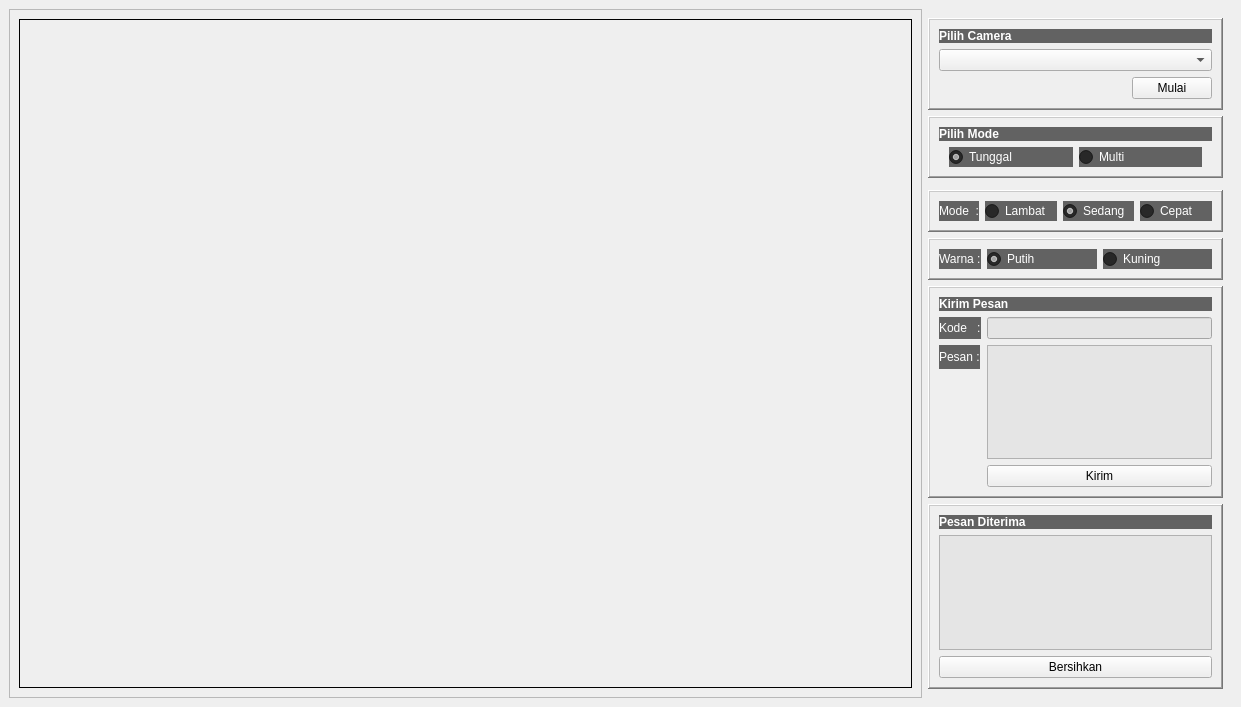
<?xml version="1.0" encoding="UTF-8"?>
<ui version="4.0">
 <class>MainWindow</class>
 <widget class="QMainWindow" name="MainWindow">
  <property name="windowModality">
   <enum>Qt::ApplicationModal</enum>
  </property>
  <property name="geometry">
   <rect>
    <x>0</x>
    <y>0</y>
    <width>1241</width>
    <height>707</height>
   </rect>
  </property>
  <property name="windowTitle">
   <string>MainWindow</string>
  </property>
  <widget class="QWidget" name="centralwidget">
   <layout class="QHBoxLayout" name="horizontalLayout">
    <item>
     <widget class="QFrame" name="qframe">
      <property name="sizePolicy">
       <sizepolicy hsizetype="Expanding" vsizetype="Preferred">
        <horstretch>3</horstretch>
        <verstretch>0</verstretch>
       </sizepolicy>
      </property>
      <property name="frameShape">
       <enum>QFrame::StyledPanel</enum>
      </property>
      <property name="frameShadow">
       <enum>QFrame::Raised</enum>
      </property>
      <layout class="QVBoxLayout" name="verticalLayout_6">
       <item>
        <widget class="QLabel" name="label_frame">
         <property name="autoFillBackground">
          <bool>false</bool>
         </property>
         <property name="frameShape">
          <enum>QFrame::Box</enum>
         </property>
         <property name="frameShadow">
          <enum>QFrame::Plain</enum>
         </property>
         <property name="text">
          <string/>
         </property>
         <property name="scaledContents">
          <bool>true</bool>
         </property>
        </widget>
       </item>
      </layout>
     </widget>
    </item>
    <item>
     <widget class="QFrame" name="frame_2">
      <property name="sizePolicy">
       <sizepolicy hsizetype="Expanding" vsizetype="Preferred">
        <horstretch>1</horstretch>
        <verstretch>0</verstretch>
       </sizepolicy>
      </property>
      <property name="autoFillBackground">
       <bool>false</bool>
      </property>
      <property name="frameShape">
       <enum>QFrame::NoFrame</enum>
      </property>
      <property name="frameShadow">
       <enum>QFrame::Raised</enum>
      </property>
      <layout class="QVBoxLayout" name="verticalLayout_4">
       <property name="leftMargin">
        <number>0</number>
       </property>
       <item>
        <widget class="QFrame" name="frame_3">
         <property name="autoFillBackground">
          <bool>false</bool>
         </property>
         <property name="styleSheet">
          <string notr="true"/>
         </property>
         <property name="frameShape">
          <enum>QFrame::WinPanel</enum>
         </property>
         <property name="frameShadow">
          <enum>QFrame::Raised</enum>
         </property>
         <property name="lineWidth">
          <number>2</number>
         </property>
         <layout class="QVBoxLayout" name="verticalLayout_5">
          <item>
           <widget class="QLabel" name="label">
            <property name="sizePolicy">
             <sizepolicy hsizetype="Preferred" vsizetype="Maximum">
              <horstretch>0</horstretch>
              <verstretch>0</verstretch>
             </sizepolicy>
            </property>
            <property name="font">
             <font>
              <weight>75</weight>
              <bold>true</bold>
             </font>
            </property>
            <property name="styleSheet">
             <string notr="true">color: rgb(255, 255, 255);
background-color: rgba(0, 0, 0, 150);</string>
            </property>
            <property name="text">
             <string>Pilih Camera</string>
            </property>
           </widget>
          </item>
          <item>
           <widget class="QComboBox" name="comboBox_camera"/>
          </item>
          <item>
           <layout class="QHBoxLayout" name="horizontalLayout_2">
            <item>
             <spacer name="horizontalSpacer">
              <property name="orientation">
               <enum>Qt::Horizontal</enum>
              </property>
              <property name="sizeType">
               <enum>QSizePolicy::MinimumExpanding</enum>
              </property>
              <property name="sizeHint" stdset="0">
               <size>
                <width>40</width>
                <height>20</height>
               </size>
              </property>
             </spacer>
            </item>
            <item>
             <widget class="QPushButton" name="pushButton_start">
              <property name="sizePolicy">
               <sizepolicy hsizetype="Maximum" vsizetype="Fixed">
                <horstretch>0</horstretch>
                <verstretch>0</verstretch>
               </sizepolicy>
              </property>
              <property name="text">
               <string>Mulai</string>
              </property>
             </widget>
            </item>
           </layout>
          </item>
         </layout>
        </widget>
       </item>
       <item>
        <widget class="QFrame" name="frame_4">
         <property name="autoFillBackground">
          <bool>false</bool>
         </property>
         <property name="frameShape">
          <enum>QFrame::WinPanel</enum>
         </property>
         <property name="frameShadow">
          <enum>QFrame::Raised</enum>
         </property>
         <layout class="QVBoxLayout" name="verticalLayout">
          <item>
           <widget class="QLabel" name="label_2">
            <property name="sizePolicy">
             <sizepolicy hsizetype="Preferred" vsizetype="Maximum">
              <horstretch>0</horstretch>
              <verstretch>0</verstretch>
             </sizepolicy>
            </property>
            <property name="font">
             <font>
              <weight>75</weight>
              <bold>true</bold>
             </font>
            </property>
            <property name="styleSheet">
             <string notr="true">color: rgb(255, 255, 255);
background-color: rgba(0, 0, 0, 150);</string>
            </property>
            <property name="text">
             <string>Pilih Mode</string>
            </property>
           </widget>
          </item>
          <item>
           <layout class="QHBoxLayout" name="horizontalLayout_3">
            <property name="leftMargin">
             <number>10</number>
            </property>
            <property name="rightMargin">
             <number>10</number>
            </property>
            <item>
             <widget class="QRadioButton" name="radioButton_tunggal">
              <property name="styleSheet">
               <string notr="true">color: rgb(255, 255, 255);
background-color: rgba(0, 0, 0, 150);</string>
              </property>
              <property name="text">
               <string>Tunggal</string>
              </property>
              <property name="checked">
               <bool>true</bool>
              </property>
             </widget>
            </item>
            <item>
             <widget class="QRadioButton" name="radioButton_multi">
              <property name="styleSheet">
               <string notr="true">color: rgb(255, 255, 255);
background-color: rgba(0, 0, 0, 150);</string>
              </property>
              <property name="text">
               <string>Multi</string>
              </property>
             </widget>
            </item>
           </layout>
          </item>
         </layout>
        </widget>
       </item>
       <item>
        <widget class="QFrame" name="frame">
         <property name="frameShape">
          <enum>QFrame::StyledPanel</enum>
         </property>
         <property name="frameShadow">
          <enum>QFrame::Raised</enum>
         </property>
        </widget>
       </item>
       <item>
        <widget class="QFrame" name="frame_mode">
         <property name="frameShape">
          <enum>QFrame::WinPanel</enum>
         </property>
         <property name="frameShadow">
          <enum>QFrame::Raised</enum>
         </property>
         <layout class="QVBoxLayout" name="verticalLayout_7">
          <item>
           <layout class="QFormLayout" name="formLayout_2">
            <item row="0" column="1">
             <layout class="QHBoxLayout" name="horizontalLayout_4">
              <item>
               <widget class="QRadioButton" name="radioButton_lambat">
                <property name="styleSheet">
                 <string notr="true">color: rgb(255, 255, 255);
background-color: rgba(0, 0, 0, 150);</string>
                </property>
                <property name="text">
                 <string>Lambat</string>
                </property>
               </widget>
              </item>
              <item>
               <widget class="QRadioButton" name="radioButton_sedang">
                <property name="styleSheet">
                 <string notr="true">color: rgb(255, 255, 255);
background-color: rgba(0, 0, 0, 150);</string>
                </property>
                <property name="text">
                 <string>Sedang</string>
                </property>
                <property name="checked">
                 <bool>true</bool>
                </property>
               </widget>
              </item>
              <item>
               <widget class="QRadioButton" name="radioButton_cepat">
                <property name="styleSheet">
                 <string notr="true">color: rgb(255, 255, 255);
background-color: rgba(0, 0, 0, 150);</string>
                </property>
                <property name="text">
                 <string>Cepat</string>
                </property>
               </widget>
              </item>
             </layout>
            </item>
            <item row="0" column="0">
             <widget class="QLabel" name="label_4">
              <property name="styleSheet">
               <string notr="true">color: rgb(255, 255, 255);
background-color: rgba(0, 0, 0, 150);</string>
              </property>
              <property name="text">
               <string>Mode  :</string>
              </property>
             </widget>
            </item>
           </layout>
          </item>
         </layout>
        </widget>
       </item>
       <item>
        <widget class="QFrame" name="frame_color">
         <property name="frameShape">
          <enum>QFrame::WinPanel</enum>
         </property>
         <property name="frameShadow">
          <enum>QFrame::Raised</enum>
         </property>
         <layout class="QVBoxLayout" name="verticalLayout_8">
          <item>
           <layout class="QFormLayout" name="formLayout_3">
            <item row="0" column="0">
             <widget class="QLabel" name="label_8">
              <property name="styleSheet">
               <string notr="true">color: rgb(255, 255, 255);
background-color: rgba(0, 0, 0, 150);</string>
              </property>
              <property name="text">
               <string>Warna :</string>
              </property>
             </widget>
            </item>
            <item row="0" column="1">
             <layout class="QHBoxLayout" name="horizontalLayout_6">
              <item>
               <widget class="QRadioButton" name="radioButton_putih">
                <property name="styleSheet">
                 <string notr="true">color: rgb(255, 255, 255);
background-color: rgba(0, 0, 0, 150);</string>
                </property>
                <property name="text">
                 <string>Putih</string>
                </property>
                <property name="checked">
                 <bool>true</bool>
                </property>
               </widget>
              </item>
              <item>
               <widget class="QRadioButton" name="radioButton_kuning">
                <property name="styleSheet">
                 <string notr="true">color: rgb(255, 255, 255);
background-color: rgba(0, 0, 0, 150);</string>
                </property>
                <property name="text">
                 <string>Kuning</string>
                </property>
               </widget>
              </item>
             </layout>
            </item>
           </layout>
          </item>
         </layout>
        </widget>
       </item>
       <item>
        <widget class="QFrame" name="frame_5">
         <property name="autoFillBackground">
          <bool>false</bool>
         </property>
         <property name="frameShape">
          <enum>QFrame::WinPanel</enum>
         </property>
         <property name="frameShadow">
          <enum>QFrame::Raised</enum>
         </property>
         <layout class="QVBoxLayout" name="verticalLayout_2">
          <item>
           <widget class="QLabel" name="label_3">
            <property name="font">
             <font>
              <weight>75</weight>
              <bold>true</bold>
             </font>
            </property>
            <property name="styleSheet">
             <string notr="true">color: rgb(255, 255, 255);
background-color: rgba(0, 0, 0, 150);</string>
            </property>
            <property name="text">
             <string>Kirim Pesan</string>
            </property>
           </widget>
          </item>
          <item>
           <layout class="QFormLayout" name="formLayout">
            <item row="1" column="0">
             <widget class="QLabel" name="label_5">
              <property name="styleSheet">
               <string notr="true">color: rgb(255, 255, 255);
background-color: rgba(0, 0, 0, 150);</string>
              </property>
              <property name="text">
               <string>Kode   :</string>
              </property>
             </widget>
            </item>
            <item row="1" column="1">
             <widget class="QLineEdit" name="lineEdit_code_send">
              <property name="styleSheet">
               <string notr="true">background-color: rgb(229, 229, 229);</string>
              </property>
              <property name="text">
               <string/>
              </property>
             </widget>
            </item>
            <item row="2" column="0">
             <widget class="QLabel" name="label_6">
              <property name="styleSheet">
               <string notr="true">color: rgb(255, 255, 255);
background-color: rgba(0, 0, 0, 150);</string>
              </property>
              <property name="text">
               <string>Pesan :</string>
              </property>
             </widget>
            </item>
            <item row="2" column="1">
             <widget class="QTextEdit" name="textEdit_msg_send">
              <property name="styleSheet">
               <string notr="true">background-color: rgb(229, 229, 229);</string>
              </property>
              <property name="html">
               <string>&lt;!DOCTYPE HTML PUBLIC &quot;-//W3C//DTD HTML 4.0//EN&quot; &quot;http://www.w3.org/TR/REC-html40/strict.dtd&quot;&gt;
&lt;html&gt;&lt;head&gt;&lt;meta name=&quot;qrichtext&quot; content=&quot;1&quot; /&gt;&lt;style type=&quot;text/css&quot;&gt;
p, li { white-space: pre-wrap; }
&lt;/style&gt;&lt;/head&gt;&lt;body style=&quot; font-family:'MS Shell Dlg 2'; font-size:7.8pt; font-weight:400; font-style:normal;&quot;&gt;
&lt;p style=&quot;-qt-paragraph-type:empty; margin-top:0px; margin-bottom:0px; margin-left:0px; margin-right:0px; -qt-block-indent:0; text-indent:0px; font-family:'MS Shell Dlg 2';&quot;&gt;&lt;br /&gt;&lt;/p&gt;&lt;/body&gt;&lt;/html&gt;</string>
              </property>
             </widget>
            </item>
            <item row="3" column="1">
             <widget class="QPushButton" name="pushButton_send">
              <property name="text">
               <string>Kirim</string>
              </property>
             </widget>
            </item>
           </layout>
          </item>
         </layout>
        </widget>
       </item>
       <item>
        <widget class="QFrame" name="frame_6">
         <property name="autoFillBackground">
          <bool>false</bool>
         </property>
         <property name="frameShape">
          <enum>QFrame::WinPanel</enum>
         </property>
         <property name="frameShadow">
          <enum>QFrame::Raised</enum>
         </property>
         <layout class="QVBoxLayout" name="verticalLayout_3">
          <item>
           <widget class="QLabel" name="label_7">
            <property name="font">
             <font>
              <weight>75</weight>
              <bold>true</bold>
             </font>
            </property>
            <property name="styleSheet">
             <string notr="true">color: rgb(255, 255, 255);
background-color: rgba(0, 0, 0, 150);</string>
            </property>
            <property name="text">
             <string>Pesan Diterima</string>
            </property>
           </widget>
          </item>
          <item>
           <widget class="QListWidget" name="listView_msg">
            <property name="styleSheet">
             <string notr="true">background-color: rgb(229, 229, 229);</string>
            </property>
           </widget>
          </item>
          <item>
           <widget class="QPushButton" name="pushButton_clear">
            <property name="text">
             <string>Bersihkan</string>
            </property>
           </widget>
          </item>
         </layout>
        </widget>
       </item>
      </layout>
     </widget>
    </item>
   </layout>
  </widget>
 </widget>
 <resources/>
 <connections/>
</ui>
